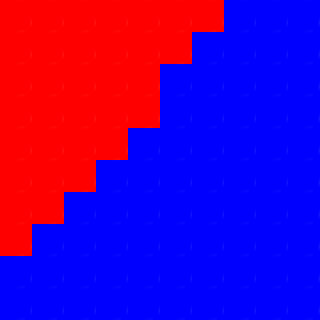

A 2D game scene composited from a Tiled map and its tileset images. What follows is a short description and the map's XML, with every tile layer's data as written:
An orthogonal 10x10 tile map with 32x32 px tiles, 3 tile layers (TileLayer01, TileLayer02, TileLayer03).

<map version="1.0" tiledversion="1.1.5" orientation="orthogonal" renderorder="right-down" width="10" height="10" tilewidth="32" tileheight="32" infinite="0" nextobjectid="1">
 <tileset firstgid="1" name="Tile_00001" tilewidth="32" tileheight="32" tilecount="16" columns="4">
  <image source="../DiscoverResource/Tiled/Tile_00001.png" width="128" height="128" />
 </tileset>
 <layer name="TileLayer01" width="10" height="10">
  <data encoding="csv">
0,0,0,0,0,0,0,0,0,0,
0,3,0,0,0,0,0,0,0,3,
0,0,0,0,0,0,0,0,0,0,
0,0,0,0,0,3,0,0,0,0,
0,0,0,0,0,0,0,0,0,0,
0,0,0,0,0,0,0,0,0,0,
0,0,0,0,0,0,0,0,0,0,
0,3,0,0,0,0,0,0,0,0,
0,0,0,0,0,0,3,0,0,0,
0,0,0,0,0,0,0,0,0,0
</data>
 </layer>
 <layer name="TileLayer02" width="10" height="10">
  <data encoding="csv">
4,4,4,4,4,4,4,4,4,4,
4,4,4,4,4,4,4,4,4,4,
4,4,4,4,4,4,4,4,4,4,
4,4,4,4,4,4,4,4,4,4,
4,4,4,4,4,4,4,4,4,4,
4,4,4,4,4,4,4,4,4,4,
4,4,4,4,4,4,4,4,4,4,
4,4,4,4,4,4,4,4,4,4,
4,4,4,4,4,4,4,4,4,4,
4,4,4,4,4,4,4,4,4,4
</data>
 </layer>
 <layer name="TileLayer03" width="10" height="10">
  <data encoding="csv">
2,2,2,2,2,2,2,0,0,0,
2,2,2,2,2,2,0,0,0,0,
2,2,2,2,2,0,0,0,0,0,
2,2,2,2,2,0,0,0,0,0,
2,2,2,2,0,0,0,0,0,0,
2,2,2,0,0,0,0,0,0,0,
2,2,0,0,0,0,0,0,0,0,
2,0,0,0,0,0,0,0,0,0,
0,0,0,0,0,0,0,0,0,0,
0,0,0,0,0,0,0,0,0,0
</data>
 </layer>
</map>
